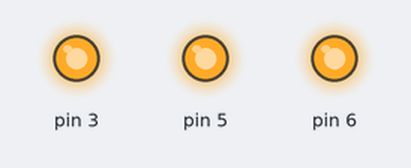
A sketch run on a simulated Arduino Uno, built with avr-gcc and run on an emulated ATmega328P. Parts: output pins drawn as LEDs (lit = HIGH).

Above: at 0.1 s.
Timing chart, 0 to 1.6 s (numbered marks = the images above):
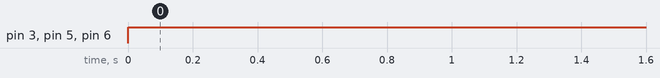

The sketch:

RGBmod.ino
```cpp
#include <ArduinoJson.h>

int red = 255;
int blue = 255;
int green = 255;

void setup() {
  Serial.begin(115200);
  pinMode(3, OUTPUT);
  pinMode(5, OUTPUT);
  pinMode(6, OUTPUT);

}

void loop() {
  if(Serial.available() > 0){
    StaticJsonBuffer<200> jsonBuffer;
    JsonObject& rootIN = jsonBuffer.parseObject(Serial);
    if(rootIN.get<int>("ID") == 2){
      if(rootIN.get<int>("Command") == 1){
        red = rootIN.get<int>("red");
        green = rootIN.get<int>("green");
        blue =rootIN.get<int>("blue");
      }
    }
    else delay(200);
  }

  analogWrite(5, red);
  analogWrite(3, green);
  analogWrite(6, blue);

}
```

Measured:
- by itself, pin 3, pin 5, pin 6: LOW → HIGH at 0.00 s
